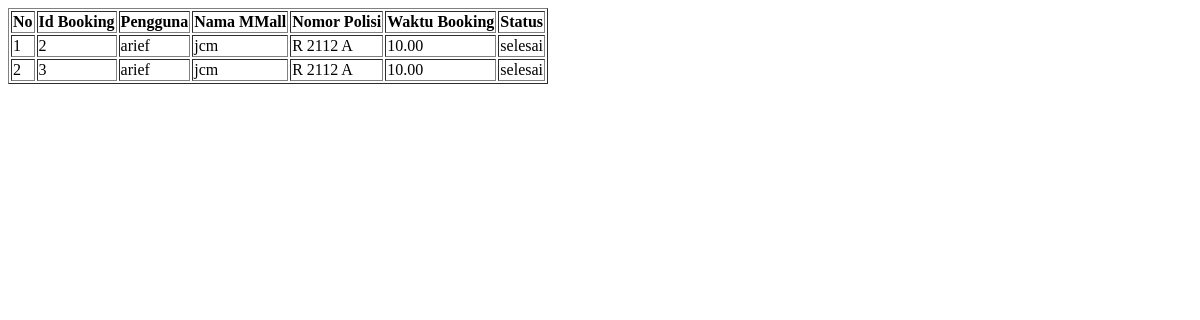
/cobacoba/daftarbook.php, run on an earlier commit of the app's database.
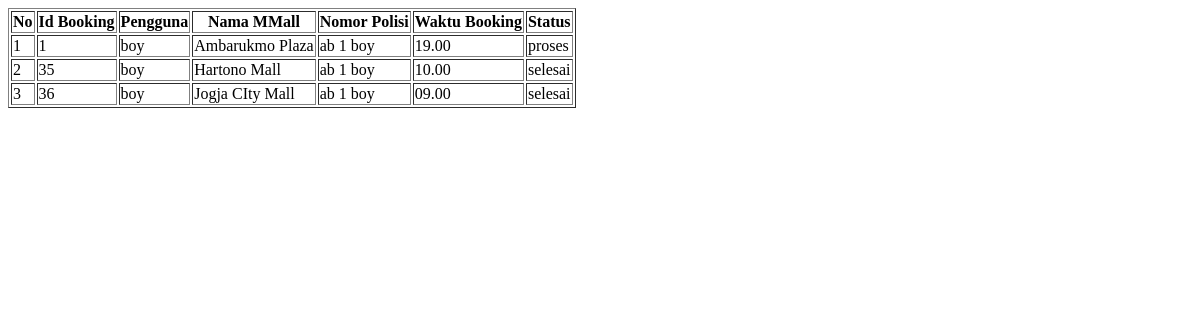
And on a later commit of the database.
### tables this page shows
CREATE TABLE `booking` (
  `id_book` int(11) NOT NULL,
  `id_pengguna` int(11) NOT NULL,
  `id_mall` int(11) NOT NULL,
  `id_kendaraan` int(11) NOT NULL,
  `waktu_book` varchar(50) NOT NULL,
  `status` tinyint(4) NOT NULL
);

CREATE TABLE `pengguna` (
  `id_pengguna` int(11) NOT NULL,
  `nama_pengguna` varchar(50) NOT NULL,
  `alamat` varchar(255) NOT NULL,
  `no_hp` varchar(50) NOT NULL,
  `username` varchar(50) NOT NULL,
  `password` varchar(50) NOT NULL,
  `foto` varchar(255) NOT NULL,
  `id_jenis_pengguna` int(11) NOT NULL
);

CREATE TABLE `mall` (
  `id_mall` int(11) NOT NULL,
  `nama_mall` varchar(50) NOT NULL,
  `alamat` varchar(255) NOT NULL,
  `slot_total` int(11) NOT NULL,
  `slot_terisi` int(11) NOT NULL,
  `biaya` varchar(50) NOT NULL,
  `jam_buka` varchar(50) NOT NULL,
  `jam_tutup` varchar(50) NOT NULL,
  `deskripsi` varchar(255) NOT NULL,
  `url` varchar(255) NOT NULL
);

CREATE TABLE `mobil_pengguna` (
  `id_mobil` int(11) NOT NULL,
  `id_pengguna` int(11) NOT NULL,
  `merek` varchar(50) NOT NULL,
  `warna` varchar(50) NOT NULL,
  `plat_no` varchar(10) NOT NULL
);

### cobacoba/daftarbook.php (the view, shortened to what this page needs)
<html>
    <head>
    </head>
    <body>
        <table border="1px">
            <thead>
                <th>No</th>
                <th>Id Booking</th>
                <th>Pengguna</th>
                <th>Nama MMall</th>
                <th>Nomor Polisi</th>
                <th>Waktu Booking</th>
                <th>Status</th>
            </thead>
            <tbody>
                <?php
                    $query = "SELECT * FROM booking JOIN pengguna ON booking.id_pengguna = pengguna.id_pengguna JOIN mall ON booking.id_mall = mall.id_mall JOIN mobil_pengguna ON booking.id_kendaraan = mobil_pengguna.id_mobil";
                    $sql = mysql_query($query);
                    if($sql){
                        if (mysql_num_rows($sql) > 0){
                            $no = 1;
                            while($row = mysql_fetch_array($sql)){?>
                               <tr>
                                    <td><?php echo $no ?></th>
                                    <td><?php echo $row['id_book'];?></td>
                                    <td><?php echo $row['nama_pengguna'];?></td>
                                    <td><?php echo $row['nama_mall'];?></td>
                                    <td><?php echo $row['plat_no'];?></td>
                                    <td><?php echo $row['waktu_book'];?></td>
                                    <td><?php
                                            $tmpStatus = "";
                                            if($row['status'] == 0){
                                                $tmpStatus = "selesai";
                                            }else if($row['status'] == 1){
                                                $tmpStatus = "proses";
                                            }else{
                                                $tmpStatus = "batal";
                                            }
                                            echo $tmpStatus;
                                        ?>
                                    </td>
                               </tr>
                            <?php
                                $no++;
                            }
                        } else {
                            echo "tidak ada data";
                        }
                    }else{
                        echo "terjadi kesalahan";
                    }
                ?>
            </tbody>
        </table>
    </body>
</html>

What changed in the data, as far as the page shows it:
removed booking: id_book "2", id_pengguna.nama_pengguna "arief", id_mall.nama_mall "jcm", id_kendaraan.plat_no "R 2112 A", waktu_book "10.00", status "selesai"
removed booking: id_book "3", id_pengguna.nama_pengguna "arief", id_mall.nama_mall "jcm", id_kendaraan.plat_no "R 2112 A", waktu_book "10.00", status "selesai"
added booking: id_book "1", id_pengguna.nama_pengguna "boy", id_mall.nama_mall "Ambarukmo Plaza", id_kendaraan.plat_no "ab 1 boy", waktu_book "19.00", status "proses"
added booking: id_book "35", id_pengguna.nama_pengguna "boy", id_mall.nama_mall "Hartono Mall", id_kendaraan.plat_no "ab 1 boy", waktu_book "10.00", status "selesai"
added booking: id_book "36", id_pengguna.nama_pengguna "boy", id_mall.nama_mall "Jogja CIty Mall", id_kendaraan.plat_no "ab 1 boy", waktu_book "09.00", status "selesai"
